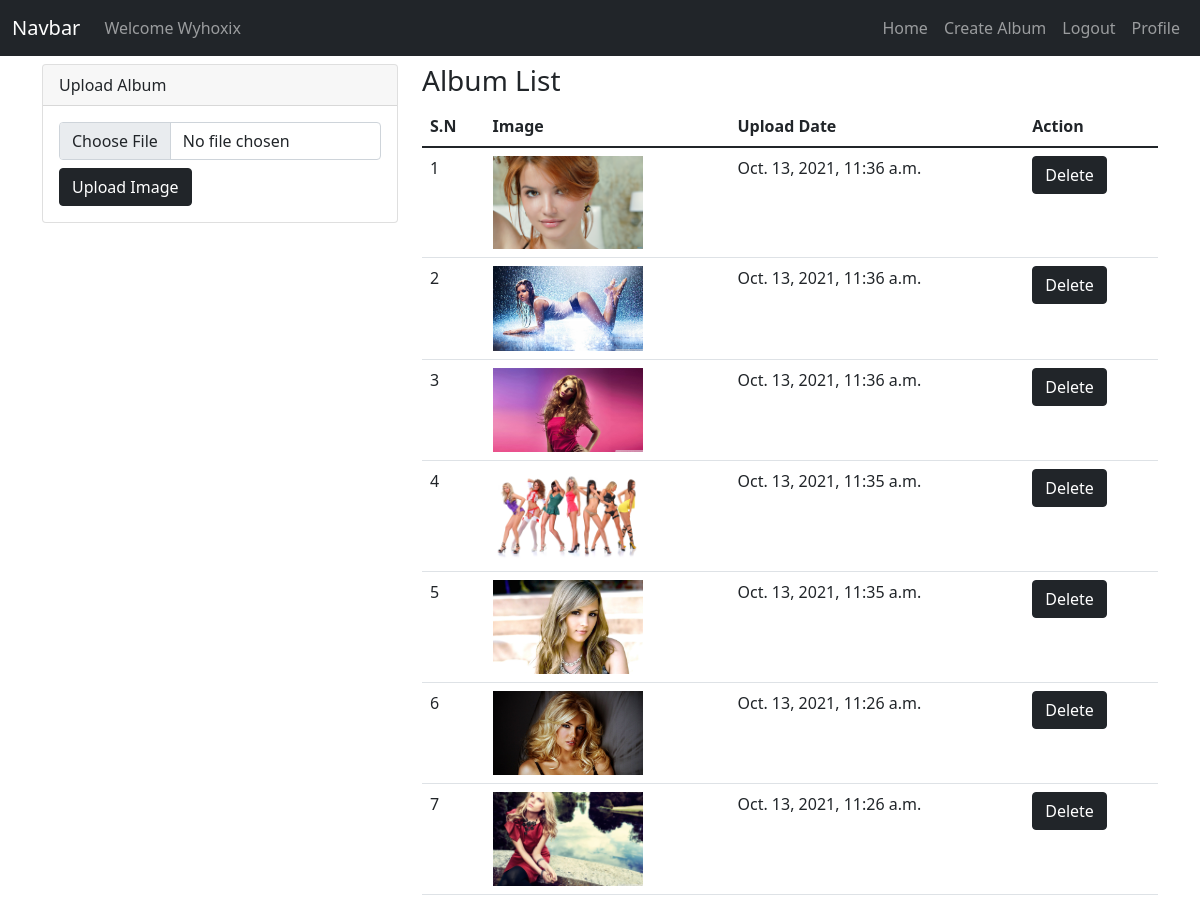
Before: /album/add (signed in) with the older database file.
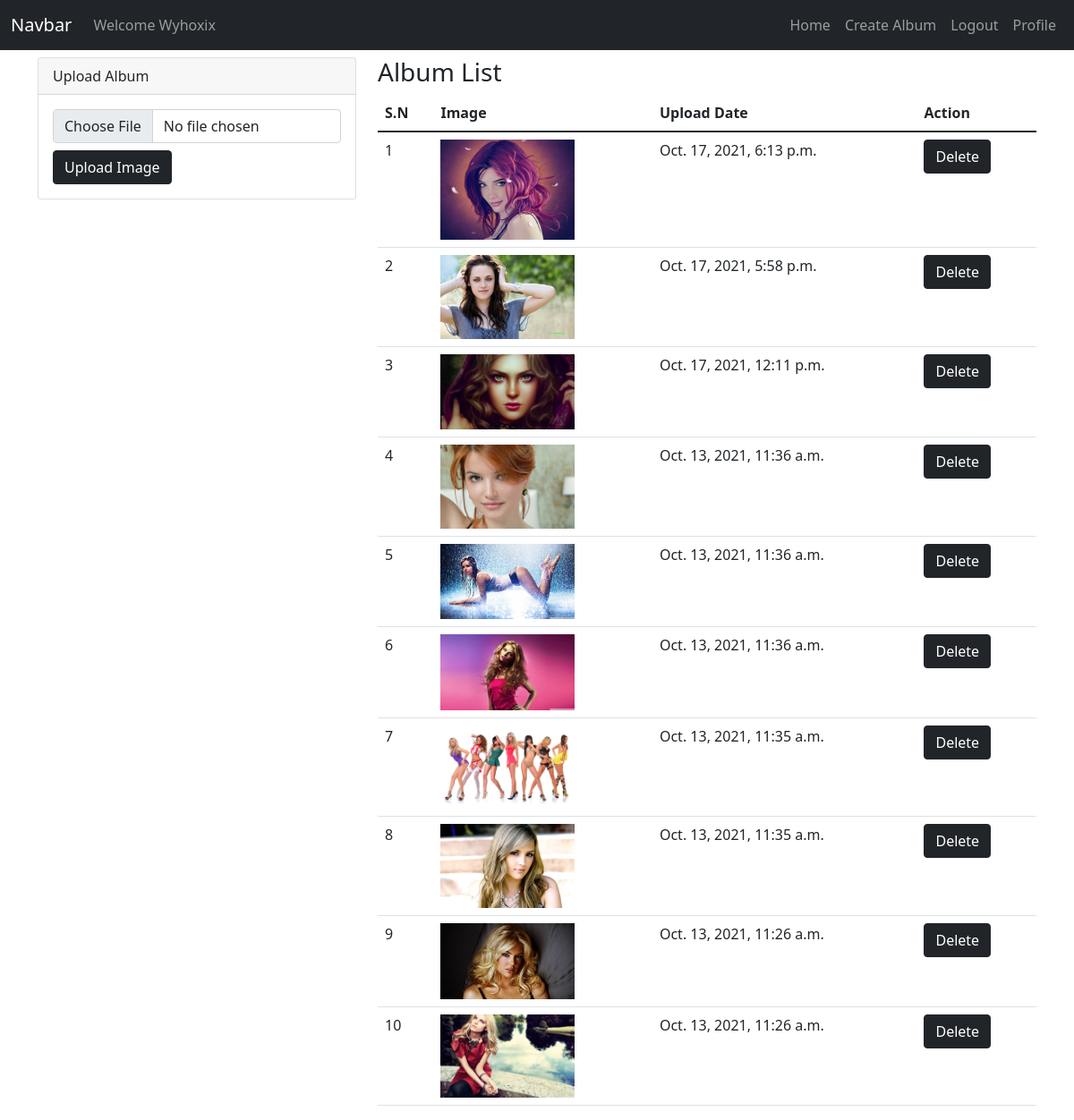
After: the same page with the newer database file.
### album/models.py (models this page shows)
class Album(models.Model):
    user = models.ForeignKey(User, on_delete=models.CASCADE, related_name='album')
    contest = models.ForeignKey(Contest, blank=True, null=True, on_delete=models.CASCADE)
    image = models.ImageField(upload_to='gallery/')
    uploaded_date = models.DateTimeField(auto_now_add=True)
    is_active = models.BooleanField(default=True)
    def image_tag(self):
        return mark_safe('<a href="/images/%s" target="_blank"><img src="/images/%s" width="250" height="150" /></a>' % (self.image,self.image))
    image_tag.short_description = 'Image'

### album/views.py (the view)
# urls.py: path('album/add', createAlbum, name='createAlbum'),
@login_required(login_url='login_view')
def createAlbum(request):
    if request.method=='POST':
        form = AlbumForm(request.POST, request.FILES)
        if form.is_valid():
            album = form.save(commit=False)
            album.user = request.user
            album.save()
            return redirect('createAlbum')
        else:
            return redirect('createAlbum')
    else:
        form = AlbumForm()
        albumList = Album.objects.filter(user=request.user).order_by('-id')
        return render(request, 'album/create-album.html',{'form':form,'albumList':albumList})

### album/form.py
class AlbumForm(ModelForm):
    image = forms.FileField(widget=forms.FileInput(attrs={'class':'form-control'}))
    class Meta:
        model = Album
        fields = ('image',)

### authuser/models.py (called while the page is built)
    def __str__(self):
        return  self.username.title()

### album/templates/album/create-album.html (shortened to what this page needs)
{% extends 'base.html' %}
{% load static %}
{% block content %}
<div class="row">
    <div class="col-4">
        <div class="card">
            <div class="card-header">Upload Album</div>
            <div class="card-body">
                <form method="post" enctype='multipart/form-data'>{% csrf_token %}
                    {% for field in form %}
                        <div class="form-group mb-2">
                            {{field}}
                        </div>
                    {% endfor %}
                    <div class="float-none">
                        <button type="submit" class="btn btn-dark btn-block">Upload Image</button>
                    </div>
                </form>
            </div>
        </div>
    </div>
    <div class="col-8">
        <h3>Album List</h3>
        <table class="table table-stripped">
            <thead>
                <tr>
                    <th>S.N</th>
                    <th>Image</th>
                    <th>Upload Date</th>
                    <th>Action</th>
                </tr>
            </thead>
            <tbody>
                {% for album in albumList %}
                <tr>
                    <td>{{forloop.counter}}</td>
                    <td>
                        <a href="{% url 'albumDetails' album.id %}" target="_blank"><img src="{% static 'images/'%}{{album.image}}" width="150"/></a>
                    </td>
                    <td>{{album.uploaded_date}}</td>
                    <td>
                        <a href="{% url 'deleteAlbum' album.id %}" class="btn btn-dark">Delete</a>
                    </td>
                </tr>
                {% endfor %}
            </tbody>
        </table>
    </div>
</div>
{% endblock  %}

Changed rows visible on the page:
added Album: image (picture), uploaded_date "Oct. 17, 2021, 6:13 p.m."
added Album: image (picture), uploaded_date "Oct. 17, 2021, 5:58 p.m."
added Album: image (picture), uploaded_date "Oct. 17, 2021, 12:11 p.m."
